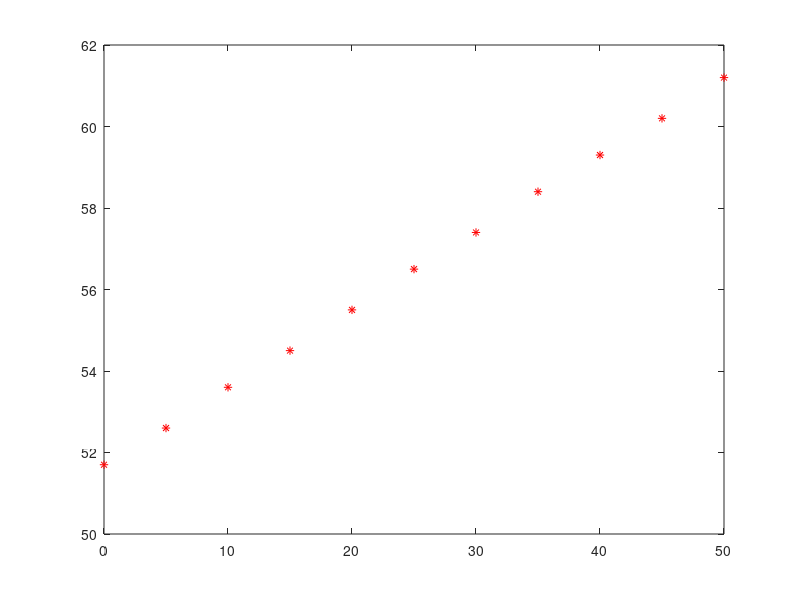
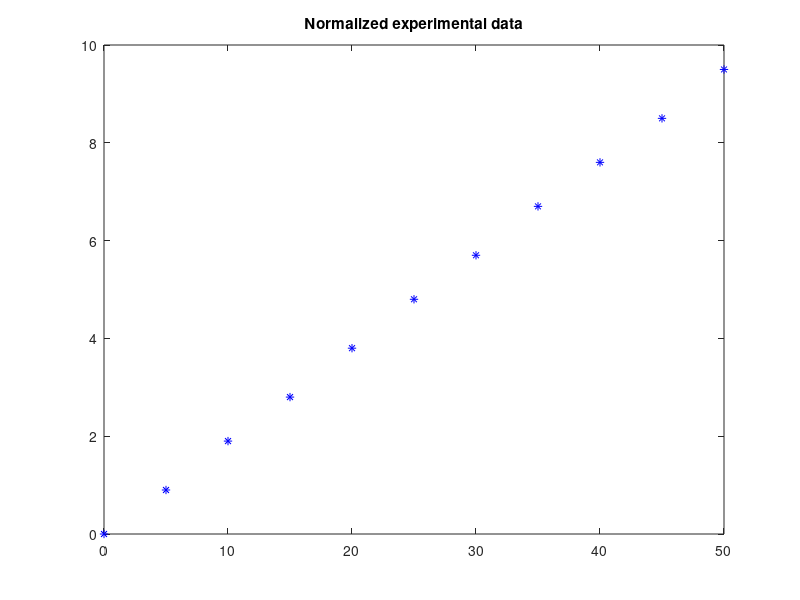

MATLAB code for these plots, in order: (Note: this script raises an error after producing the figures.)
%% Level control in water tank
%% Task 1

load('exp_level.mat');
plot(t,y_exp,'r*');
y = y_exp-51.7;
figure, plot(t,y,'b*'), title("Normalized experimental data"), hold;

u1 = 0.2;
tsat = 50;
ysat = 9.5;
t1 = 0;
y1 = 0;
T = u1*(tsat - t1)/(ysat - y1)

Hf = tf(1,[T 0])

opt = stepDataOptions;
opt.StepAmplitude = 0.2;
step(Hf, opt)

%% Task 2
% P controller
u2 = 10;
ts = 200;
% first order system => ts=4T
Tf = 50;
H0 = tf(1,[Tf 1]);

Hc_P = minreal((1/Hf) * (H0 / (1 - H0)));
Hd_P = Hc_P * Hf; % open loop tf
H0_P = feedback(Hd_P,1); % closed loop tf
step(H0_P);

%% Task 3
% PI controller
kp = 11.583;
Ti = 0.36;

Hc_PI = kp*tf([Ti 1],[Ti 0])

Hd_PI = Hc_PI*Hf;
H0_PI = feedback(Hd_PI,1);

% discretization
Ts = 0.036;
Hc_PI_d = c2d(Hc_PI,Ts,'zoh')


